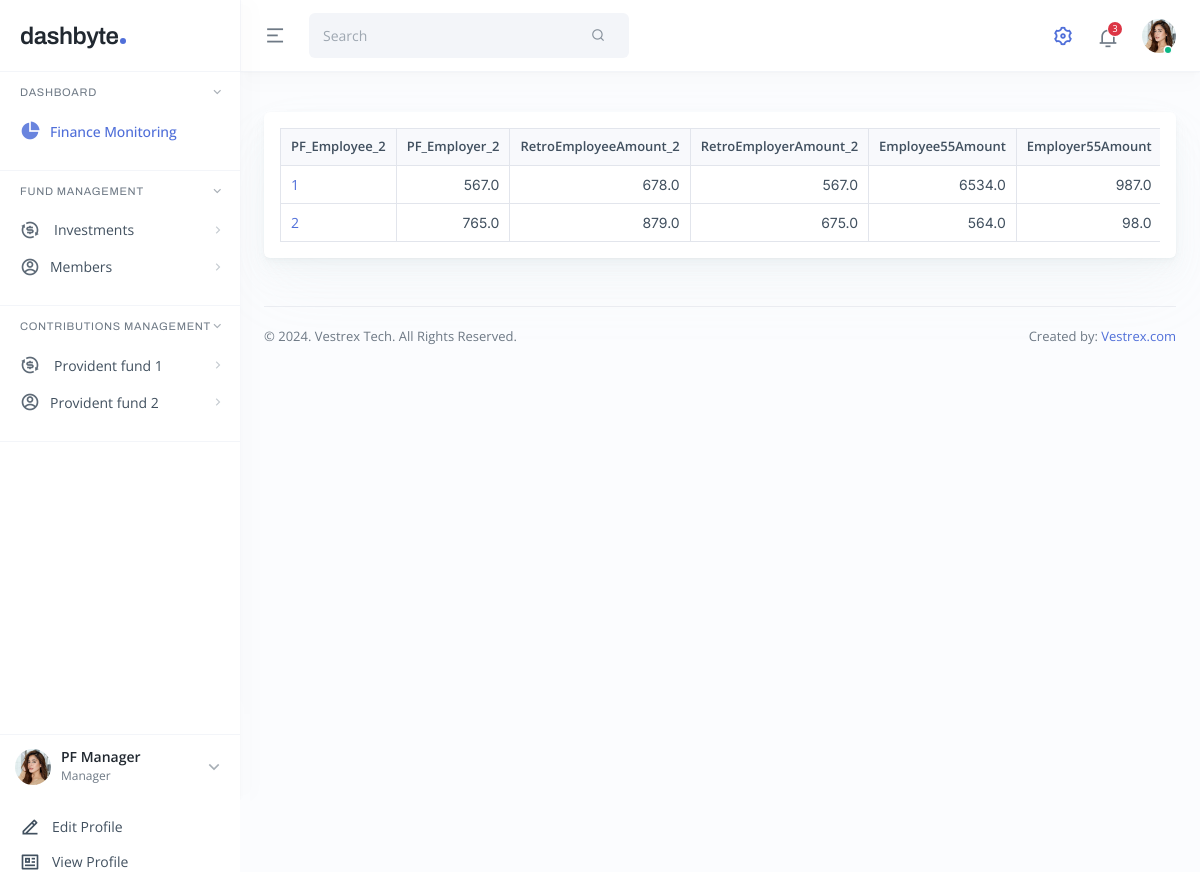
Page /contributions/ContributionsList2/ (signed in) on the committed database.
### contributions/models.py (models this page shows)
class ContributionsDetail(models.Model):
    EmployeeNo = models.PositiveIntegerField(primary_key=True)
    Fundtype = models.IntegerField()
    EmployeeAmount = models.FloatField()
    EmployerAmount = models.FloatField()
    RetroEmployeeAmount = models.FloatField()
    RetroEmployerAmount = models.FloatField()
    Employee55Amount = models.FloatField()
    Employer55Amount = models.FloatField()
    RetroEmployee55Amount = models.FloatField()
    RetroEmployer55Amount = models.FloatField()
    ContributionDate = models.DateTimeField( auto_now_add=True)
    CreatedDate = models.DateTimeField( auto_now_add=True)
    UpdatedDate =  models.DateTimeField( auto_now=True)

### contributions/views.py (the view)
# urls.py: path('ContributionsList2/', views.ContributionsListView2.as_view(), name='contributions_listpf2'),
@method_decorator(login_required,name = "dispatch")
class ContributionsListView2(ListView):
    context_object_name = 'contributions_listpf2'
    model = ContributionsDetail
    template_name = 'contributions/contributions_listpf2.html'

### contributions/templates/contributions/contributions_listpf2.html (shortened to what this page needs)
{% extends 'dashboard/base.html' %} {% block content %}
<div class="main main-app p-3 p-lg-4">
    <div class="card card-one mt-3">
      <div class="card-body p-3">
        <div class="table-responsive">
          <table class="table table-four table-bordered">
            <thead>
              <tr>
                <th>PF_Employee_2</th>
                <th>PF_Employer_2</th>
                <th>RetroEmployeeAmount_2</th>
                <th>RetroEmployerAmount_2</th>
                <th>Employee55Amount</th>
                <th>Employer55Amount</th>
              </tr>
            </thead>
            <tbody>
              {% for contribution in contributions_listpf2 %}
              <tr>
                <td>
                  <a href="{% url 'contributions_details' contribution.pk  %}"
                    >{{ contribution.EmployeeNo }}</a
                  >
                </td>
                <td>{{ contribution.EmployeeAmount }}</td>
                <td>{{ contribution.EmployerAmount }}</td>
                <td>{{ contribution.RetroEmployeeAmount }}</td>
                <td>{{ contribution.RetroEmployerAmount }}</td>
                <td>{{ contribution.Employee55Amount }}</td>
                {% endfor %}
              </tr>
            </tbody>
          </table>
        </div>
      </div>
    </div>
    {% endblock %}

### rows in the picture
ContributionsDetail: EmployeeNo "1", EmployeeAmount "567.0", EmployerAmount "678.0", RetroEmployeeAmount "567.0", RetroEmployerAmount "6534.0", Employee55Amount "987.0"
ContributionsDetail: EmployeeNo "2", EmployeeAmount "765.0", EmployerAmount "879.0", RetroEmployeeAmount "675.0", RetroEmployerAmount "564.0", Employee55Amount "98.0"
